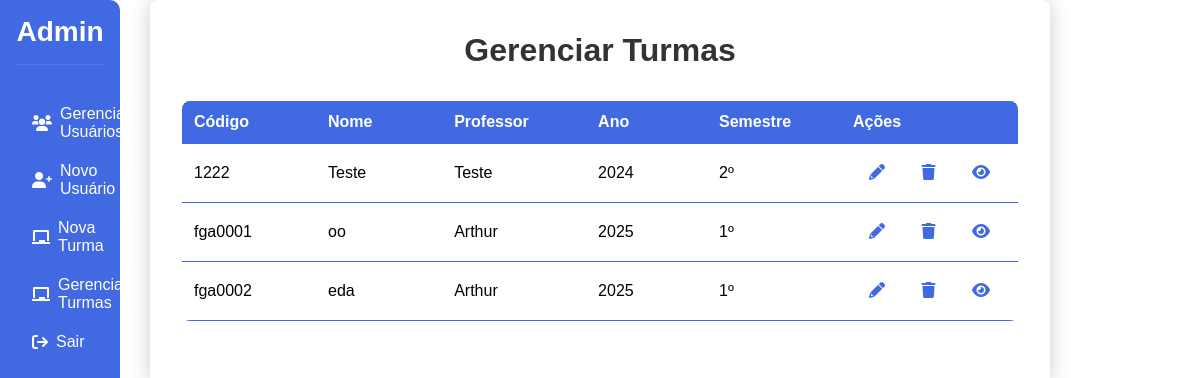
Before: /admin/CRUD_turmas/gerenciar_turmas with the older database file.
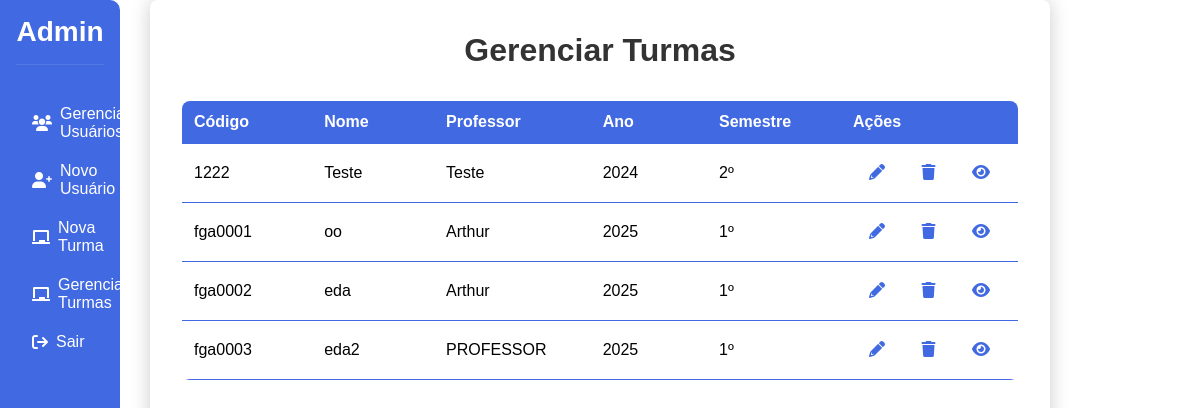
After: the same page with the newer database file.
### app.py (models this page shows, shortened)
class Turma(db.Model):
    codigo_disciplina = db.Column(db.String(100), nullable=False, primary_key=True)
    nome = db.Column(db.String(100), nullable=False)
    professor_email = db.Column(db.String(150), db.ForeignKey('user.email'), nullable=False)
    ano = db.Column(db.Integer, nullable=False)
    semestre = db.Column(db.Integer, nullable=False)
    professor = db.relationship('User', backref='turmas_ministradas', foreign_keys=[professor_email])
    alunos = db.relationship('User',
                           secondary=alunos_turmas,
                           lazy='subquery',
                           backref=db.backref('turmas', lazy=True))

class User(db.Model):
    email = db.Column(db.String(150), unique=True, nullable=False, primary_key=True)
    nome = db.Column(db.String(150), nullable=False)
    cargo = db.Column(db.String(50), nullable=False)
    senha = db.Column(db.String(150), nullable=False)

### app.py (the view, shortened to what this page needs)
@app.route('/admin/CRUD_turmas/gerenciar_turmas', methods=['GET', 'POST'])
def gerenciar_turmas():
    turmas = Turma.query.all()
    if request.method == 'GET':
        return render_template('admin/CRUD_turmas/gerenciar_turmas.html', turmas=turmas)
    return render_template('admin/CRUD_turmas/gerenciar_turmas.html', turmas=turmas)

### templates/admin/CRUD_turmas/gerenciar_turmas.html (shortened to what this page needs)
<!DOCTYPE html>
<html lang="pt-BR">
<head>
    <link rel="stylesheet" href="{{ url_for('static', filename='css/CRUD_turmas/gerenciar_turmas.css') }}">
    <link rel="stylesheet" href="https://cdnjs.cloudflare.com/ajax/libs/font-awesome/6.0.0-beta3/css/all.min.css">
</head>
<body>
    <div class="navbar">
        <h2>Admin</h2>
        <ul>
            <li><a href="{{ url_for('gerenciar_usuarios') }}"><i class="fas fa-users"></i> Gerenciar Usuários</a></li>
            <li><a href="{{ url_for('criar_usuario') }}"><i class="fas fa-user-plus"></i> Novo Usuário</a></li>
            <li><a href="{{ url_for('criar_turma') }}"><i class="fas fa-chalkboard"></i> Nova Turma</a></li>
            <li><a href="{{ url_for('gerenciar_turmas') }}"><i class="fas fa-chalkboard"></i> Gerenciar Turmas</a></li>
            <li><a href="{{ url_for('logout') }}"><i class="fa-solid fa-arrow-right-from-bracket"></i> Sair</a></li>
        </ul>
    </div>
    <div class="container">
        <h1>Gerenciar Turmas</h1>
        {% if turmas %}
            <table class="users-table">
                <thead>
                    <tr>
                        <th>Código</th>
                        <th>Nome</th>
                        <th>Professor</th>
                        <th>Ano</th>
                        <th>Semestre</th>
                        <th>Ações</th>
                    </tr>
                </thead>
                <tbody>
                    {% for turma in turmas %}
                        <tr>
                            <td>{{ turma.codigo_disciplina }}</td>
                            <td>{{ turma.nome }}</td>
                            <td>{{ turma.professor.nome }}</td>
                            <td>{{ turma.ano }}</td>
                            <td>{{ turma.semestre }}º</td>
                            <td>
                                <a href="{{ url_for('atualizar_turma', codigo=turma.codigo_disciplina) }}" class="action-btn edit-btn">
                                    <i class="fas fa-pencil-alt"></i>
                                </a>
                                <a onclick="confirmDelete('{{ turma.codigo_disciplina }}')" class="action-btn delete-btn">
                                    <i class="fas fa-trash"></i>
                                </a>
                                <a href="{{ url_for('vizualizar_alunos', codigo=turma.codigo_disciplina) }}" class="action-btn view-btn">
                                    <i class="fas fa-eye"></i>
                                </a>
                            </td>
                        </tr>
                    {% endfor %}
                </tbody>
            </table>
        {% else %}
            <p>Nenhuma turma encontrada.</p>
        {% endif %}
    </div>
</body>
</html>

Changed rows visible on the page:
added Turma: codigo_disciplina "fga0003", nome "eda2", professor.nome "PROFESSOR", ano "2025", semestre "1"
